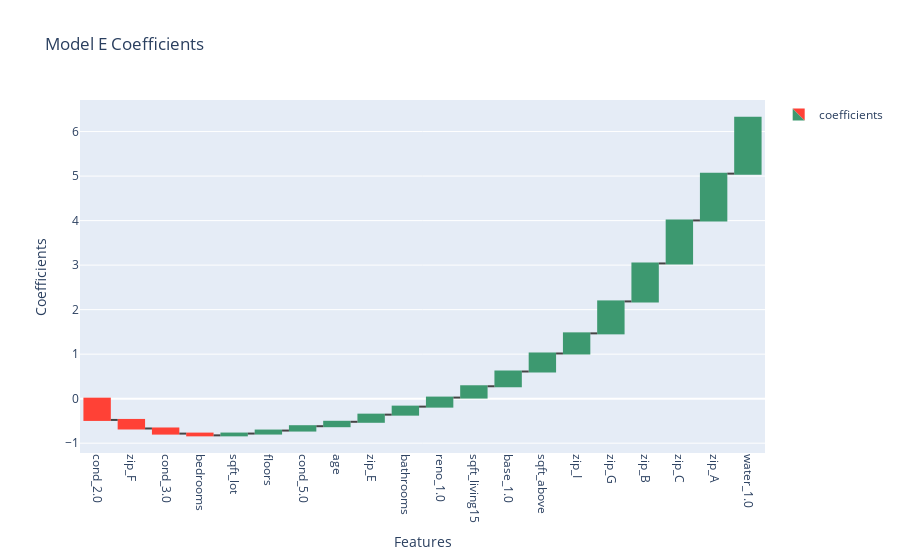

The cell this chart's notebook holds for it:
### Code cell
#plot coefficients
lists_E = sorted(coefficients_E.items(), key = lambda item: item[1])
a, b = zip(*lists_E)
fig = go.Figure(go.Waterfall(x  = a, y = b, 
                             name = "coefficients"))
fig.update_layout(title = 'Model E Coefficients',
                  showlegend = True)
fig.update_xaxes(title_text = 'Features', tickangle = 90)
fig.update_yaxes(title_text = 'Coefficients')
fig.show()
#fig.write_image('./Data & Figures/model_E_waterfall.png')

### Figure 1 — Plotly figure (JSON) as saved in the notebook; plotly's stock layout.template omitted (floating-point values rounded to 4 significant figures)
{"data": [{"name": "coefficients", "type": "waterfall", "x": ["cond_2.0", "zip_F", "cond_3.0", "bedrooms", "sqft_lot", "floors", "cond_5.0", "age", "zip_E", "bathrooms", "reno_1.0", "sqft_living15", "base_1.0", "sqft_above", "zip_I", "zip_G", "zip_B", "zip_C", "zip_A", "water_1.0"], "y": [-0.4776, -0.1923, -0.1149, -0.03921, 0.04025, 0.06738, 0.0977, 0.09922, 0.1604, 0.1802, 0.2031, 0.2543, 0.3318, 0.4044, 0.4523, 0.7176, 0.8529, 0.9662, 1.051, 1.258]}], "layout": {"showlegend": true, "title": {"text": "Model E Coefficients"}, "xaxis": {"tickangle": 90, "title": {"text": "Features"}}, "yaxis": {"title": {"text": "Coefficients"}}}}
